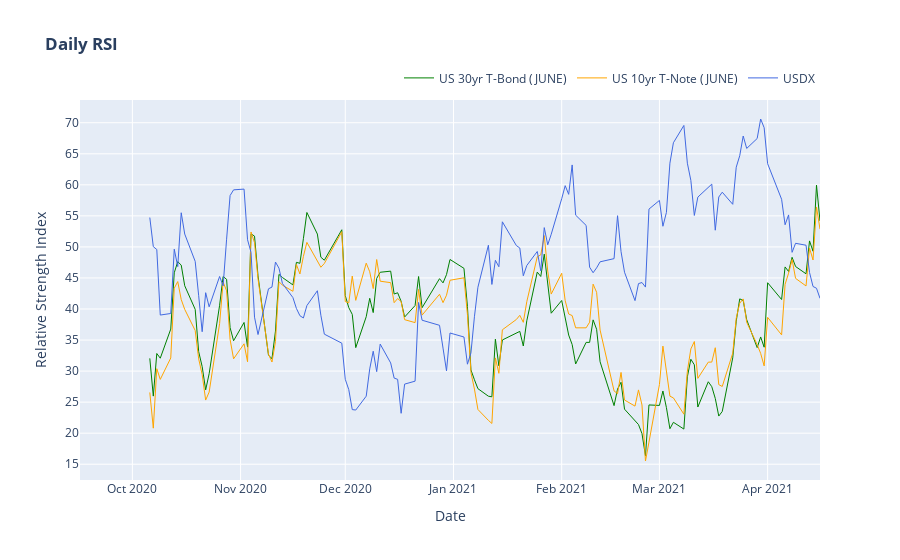

Notebook cell for this chart:
### Code cell
#plot it!
fig = go.Figure()
#create lines/traces
fig.add_trace(go.Scatter(x=bonds_vs_usdx['Date'], y=bonds_vs_usdx['US 30yr T-Bond Close (JUNE)'],
                    mode='lines',
                    name='US 30yr T-Bond (JUNE)',
                    line=dict(color="green", width=1),))
fig.add_trace(go.Scatter(x=bonds_vs_usdx['Date'], y=bonds_vs_usdx['US 10yr T-Note Close (JUNE)'],
                    mode='lines',
                    name='US 10yr T-Note (JUNE)',
                    line=dict(color="orange", width=1),))
fig.add_trace(go.Scatter(x=bonds_vs_usdx['Date'], y=bonds_vs_usdx['USDX Close'],
                    mode='lines',
                    name='USDX',
                    line=dict(color="royalblue", width=1),))

#update axis ticks
fig.update_yaxes(nticks=30,showgrid=True)
fig.update_xaxes(nticks=12,showgrid=True)
#update layout
fig.update_layout(title="<b>Daily RSI</b>"
                 , height = 700
                 , xaxis_title='Date'
                 , yaxis_title='Relative Strength Index'
                 , template = "plotly" #['ggplot2', 'seaborn', 'simple_white', 'plotly', 'plotly_white', 'plotly_dark']
                 )
#update legend
fig.update_layout(legend=dict(
    orientation="h",
    yanchor="bottom",
    y=1.02,
    xanchor="right",
    x=1
))
#show the figure
fig.show()

### Figure 1 — Plotly figure (JSON) as saved in the notebook; plotly's stock layout.template omitted (floating-point values rounded to 4 significant figures; data arrays with more than 128 entries replaced by an {"elided": "..."} marker saying what was removed)
{"data": [{"line": {"color": "green", "width": 1}, "mode": "lines", "name": "US 30yr T-Bond (JUNE)", "type": "scatter", "x": {"elided": "145 str values"}, "y": {"elided": "145 float values"}}, {"line": {"color": "orange", "width": 1}, "mode": "lines", "name": "US 10yr T-Note (JUNE)", "type": "scatter", "x": {"elided": "145 str values"}, "y": {"elided": "145 float values"}}, {"line": {"color": "royalblue", "width": 1}, "mode": "lines", "name": "USDX", "type": "scatter", "x": {"elided": "145 str values"}, "y": {"elided": "145 float values"}}], "layout": {"autosize": true, "legend": {"orientation": "h", "x": 1, "xanchor": "right", "y": 1.02, "yanchor": "bottom"}, "title": {"text": "<b>Daily RSI</b>"}, "xaxis": {"autorange": true, "nticks": 12, "range": ["2020-09-16", "2021-04-16"], "showgrid": true, "title": {"text": "Date"}, "type": "date"}, "yaxis": {"autorange": true, "nticks": 30, "range": [12.46, 73.66], "showgrid": true, "title": {"text": "Relative Strength Index"}, "type": "linear"}}}
